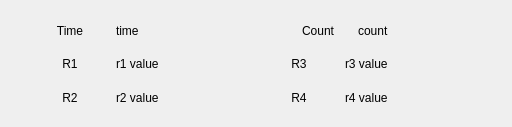
<?xml version="1.0" encoding="UTF-8"?>
<ui version="4.0">
 <class>Form</class>
 <widget class="QWidget" name="Form">
  <property name="geometry">
   <rect>
    <x>0</x>
    <y>0</y>
    <width>512</width>
    <height>127</height>
   </rect>
  </property>
  <property name="windowTitle">
   <string>Form</string>
  </property>
  <widget class="QWidget" name="">
   <property name="geometry">
    <rect>
     <x>30</x>
     <y>50</y>
     <width>451</width>
     <height>61</height>
    </rect>
   </property>
   <layout class="QHBoxLayout" name="horizontalLayout_5">
    <item>
     <layout class="QVBoxLayout" name="verticalLayout">
      <item>
       <layout class="QHBoxLayout" name="horizontalLayout">
        <item>
         <widget class="QLabel" name="qt_naming_lu">
          <property name="maximumSize">
           <size>
            <width>80</width>
            <height>16777215</height>
           </size>
          </property>
          <property name="text">
           <string>R1</string>
          </property>
          <property name="alignment">
           <set>Qt::AlignCenter</set>
          </property>
         </widget>
        </item>
        <item>
         <widget class="QLabel" name="qt_value_lu">
          <property name="text">
           <string>r1 value</string>
          </property>
         </widget>
        </item>
       </layout>
      </item>
      <item>
       <layout class="QHBoxLayout" name="horizontalLayout_2">
        <item>
         <widget class="QLabel" name="qt_naming_ld">
          <property name="maximumSize">
           <size>
            <width>80</width>
            <height>16777215</height>
           </size>
          </property>
          <property name="text">
           <string>R2</string>
          </property>
          <property name="alignment">
           <set>Qt::AlignCenter</set>
          </property>
         </widget>
        </item>
        <item>
         <widget class="QLabel" name="qt_value_ld">
          <property name="text">
           <string>r2 value</string>
          </property>
         </widget>
        </item>
       </layout>
      </item>
     </layout>
    </item>
    <item>
     <layout class="QVBoxLayout" name="verticalLayout_2">
      <item>
       <layout class="QHBoxLayout" name="horizontalLayout_3">
        <item>
         <widget class="QLabel" name="qt_naming_ru">
          <property name="maximumSize">
           <size>
            <width>80</width>
            <height>16777215</height>
           </size>
          </property>
          <property name="text">
           <string>R3</string>
          </property>
          <property name="alignment">
           <set>Qt::AlignCenter</set>
          </property>
         </widget>
        </item>
        <item>
         <widget class="QLabel" name="qt_value_ru">
          <property name="text">
           <string>r3 value</string>
          </property>
         </widget>
        </item>
       </layout>
      </item>
      <item>
       <layout class="QHBoxLayout" name="horizontalLayout_4">
        <item>
         <widget class="QLabel" name="qt_naming_rd">
          <property name="maximumSize">
           <size>
            <width>80</width>
            <height>16777215</height>
           </size>
          </property>
          <property name="text">
           <string>R4</string>
          </property>
          <property name="alignment">
           <set>Qt::AlignCenter</set>
          </property>
         </widget>
        </item>
        <item>
         <widget class="QLabel" name="qt_value_rd">
          <property name="text">
           <string>r4 value</string>
          </property>
         </widget>
        </item>
       </layout>
      </item>
     </layout>
    </item>
   </layout>
  </widget>
  <widget class="QWidget" name="">
   <property name="geometry">
    <rect>
     <x>30</x>
     <y>20</y>
     <width>451</width>
     <height>21</height>
    </rect>
   </property>
   <layout class="QHBoxLayout" name="horizontalLayout_6">
    <property name="spacing">
     <number>6</number>
    </property>
    <item>
     <widget class="QLabel" name="label">
      <property name="sizePolicy">
       <sizepolicy hsizetype="Preferred" vsizetype="Preferred">
        <horstretch>0</horstretch>
        <verstretch>0</verstretch>
       </sizepolicy>
      </property>
      <property name="maximumSize">
       <size>
        <width>80</width>
        <height>16777215</height>
       </size>
      </property>
      <property name="text">
       <string>Time</string>
      </property>
      <property name="alignment">
       <set>Qt::AlignCenter</set>
      </property>
     </widget>
    </item>
    <item>
     <widget class="QLabel" name="qt_value_time">
      <property name="minimumSize">
       <size>
        <width>180</width>
        <height>0</height>
       </size>
      </property>
      <property name="text">
       <string>time</string>
      </property>
     </widget>
    </item>
    <item>
     <widget class="QLabel" name="label_11">
      <property name="maximumSize">
       <size>
        <width>50</width>
        <height>16777215</height>
       </size>
      </property>
      <property name="text">
       <string>Count</string>
      </property>
     </widget>
    </item>
    <item>
     <widget class="QLabel" name="qt_value_count">
      <property name="text">
       <string>count</string>
      </property>
     </widget>
    </item>
   </layout>
  </widget>
 </widget>
 <resources/>
 <connections/>
</ui>
